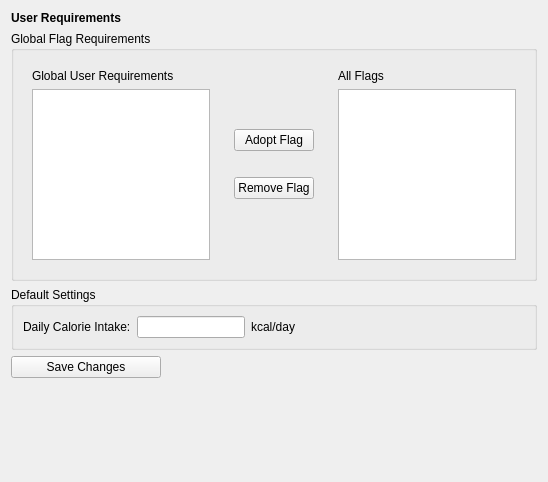
<?xml version="1.0" encoding="UTF-8"?>
<ui version="4.0">
 <class>user_requirements_editor_view</class>
 <widget class="QWidget" name="user_requirements_editor_view">
  <property name="geometry">
   <rect>
    <x>0</x>
    <y>0</y>
    <width>548</width>
    <height>482</height>
   </rect>
  </property>
  <property name="windowTitle">
   <string>Form</string>
  </property>
  <layout class="QVBoxLayout" name="verticalLayout">
   <item>
    <widget class="QLabel" name="lbl_title">
     <property name="font">
      <font>
       <bold>true</bold>
       <underline>false</underline>
      </font>
     </property>
     <property name="text">
      <string>User Requirements</string>
     </property>
    </widget>
   </item>
   <item>
    <widget class="QGroupBox" name="wg_user_flag_selector">
     <property name="enabled">
      <bool>true</bool>
     </property>
     <property name="sizePolicy">
      <sizepolicy hsizetype="Preferred" vsizetype="Minimum">
       <horstretch>0</horstretch>
       <verstretch>0</verstretch>
      </sizepolicy>
     </property>
     <property name="minimumSize">
      <size>
       <width>0</width>
       <height>0</height>
      </size>
     </property>
     <property name="maximumSize">
      <size>
       <width>16777215</width>
       <height>250</height>
      </size>
     </property>
     <property name="title">
      <string>Global Flag Requirements</string>
     </property>
     <layout class="QHBoxLayout" name="horizontalLayout">
      <property name="sizeConstraint">
       <enum>QLayout::SetDefaultConstraint</enum>
      </property>
      <item>
       <widget class="QWidget" name="widget_2" native="true">
        <layout class="QVBoxLayout" name="verticalLayout_3">
         <item>
          <widget class="QLabel" name="label_2">
           <property name="text">
            <string>Global User Requirements</string>
           </property>
          </widget>
         </item>
         <item>
          <widget class="QListWidget" name="lst_user_flags">
           <property name="sizePolicy">
            <sizepolicy hsizetype="Expanding" vsizetype="Expanding">
             <horstretch>0</horstretch>
             <verstretch>0</verstretch>
            </sizepolicy>
           </property>
          </widget>
         </item>
        </layout>
       </widget>
      </item>
      <item>
       <widget class="QWidget" name="widget" native="true">
        <layout class="QVBoxLayout" name="verticalLayout_2">
         <item>
          <spacer name="verticalSpacer_2">
           <property name="orientation">
            <enum>Qt::Vertical</enum>
           </property>
           <property name="sizeType">
            <enum>QSizePolicy::Minimum</enum>
           </property>
           <property name="sizeHint" stdset="0">
            <size>
             <width>20</width>
             <height>40</height>
            </size>
           </property>
          </spacer>
         </item>
         <item>
          <widget class="QPushButton" name="btn_adopt_flag">
           <property name="text">
            <string>Adopt Flag</string>
           </property>
          </widget>
         </item>
         <item>
          <widget class="QPushButton" name="btn_remove_flag">
           <property name="text">
            <string>Remove Flag</string>
           </property>
          </widget>
         </item>
         <item>
          <spacer name="verticalSpacer">
           <property name="orientation">
            <enum>Qt::Vertical</enum>
           </property>
           <property name="sizeType">
            <enum>QSizePolicy::Minimum</enum>
           </property>
           <property name="sizeHint" stdset="0">
            <size>
             <width>20</width>
             <height>40</height>
            </size>
           </property>
          </spacer>
         </item>
        </layout>
       </widget>
      </item>
      <item>
       <widget class="QWidget" name="widget_3" native="true">
        <layout class="QVBoxLayout" name="verticalLayout_4">
         <item>
          <widget class="QLabel" name="label_3">
           <property name="text">
            <string>All Flags</string>
           </property>
          </widget>
         </item>
         <item>
          <widget class="QListWidget" name="lst_global_flags"/>
         </item>
        </layout>
       </widget>
      </item>
     </layout>
    </widget>
   </item>
   <item>
    <widget class="QGroupBox" name="groupBox_2">
     <property name="title">
      <string>Default Settings</string>
     </property>
     <layout class="QHBoxLayout" name="horizontalLayout_2">
      <item>
       <widget class="QLabel" name="label">
        <property name="sizePolicy">
         <sizepolicy hsizetype="Preferred" vsizetype="Preferred">
          <horstretch>0</horstretch>
          <verstretch>0</verstretch>
         </sizepolicy>
        </property>
        <property name="maximumSize">
         <size>
          <width>16777209</width>
          <height>16777215</height>
         </size>
        </property>
        <property name="baseSize">
         <size>
          <width>0</width>
          <height>0</height>
         </size>
        </property>
        <property name="text">
         <string>Daily Calorie Intake:</string>
        </property>
       </widget>
      </item>
      <item>
       <widget class="QLineEdit" name="lineEdit">
        <property name="sizePolicy">
         <sizepolicy hsizetype="Preferred" vsizetype="Preferred">
          <horstretch>0</horstretch>
          <verstretch>0</verstretch>
         </sizepolicy>
        </property>
        <property name="minimumSize">
         <size>
          <width>0</width>
          <height>0</height>
         </size>
        </property>
        <property name="maximumSize">
         <size>
          <width>16777215</width>
          <height>16777215</height>
         </size>
        </property>
       </widget>
      </item>
      <item>
       <widget class="QLabel" name="label_4">
        <property name="text">
         <string>kcal/day</string>
        </property>
       </widget>
      </item>
      <item>
       <spacer name="horizontalSpacer">
        <property name="orientation">
         <enum>Qt::Horizontal</enum>
        </property>
        <property name="sizeHint" stdset="0">
         <size>
          <width>40</width>
          <height>20</height>
         </size>
        </property>
       </spacer>
      </item>
     </layout>
    </widget>
   </item>
   <item>
    <widget class="QPushButton" name="btn_save_changes">
     <property name="sizePolicy">
      <sizepolicy hsizetype="Fixed" vsizetype="Fixed">
       <horstretch>0</horstretch>
       <verstretch>0</verstretch>
      </sizepolicy>
     </property>
     <property name="maximumSize">
      <size>
       <width>150</width>
       <height>16777215</height>
      </size>
     </property>
     <property name="text">
      <string>Save Changes</string>
     </property>
    </widget>
   </item>
   <item>
    <spacer name="verticalSpacer_3">
     <property name="orientation">
      <enum>Qt::Vertical</enum>
     </property>
     <property name="sizeHint" stdset="0">
      <size>
       <width>20</width>
       <height>40</height>
      </size>
     </property>
    </spacer>
   </item>
  </layout>
 </widget>
 <resources/>
 <connections/>
</ui>
